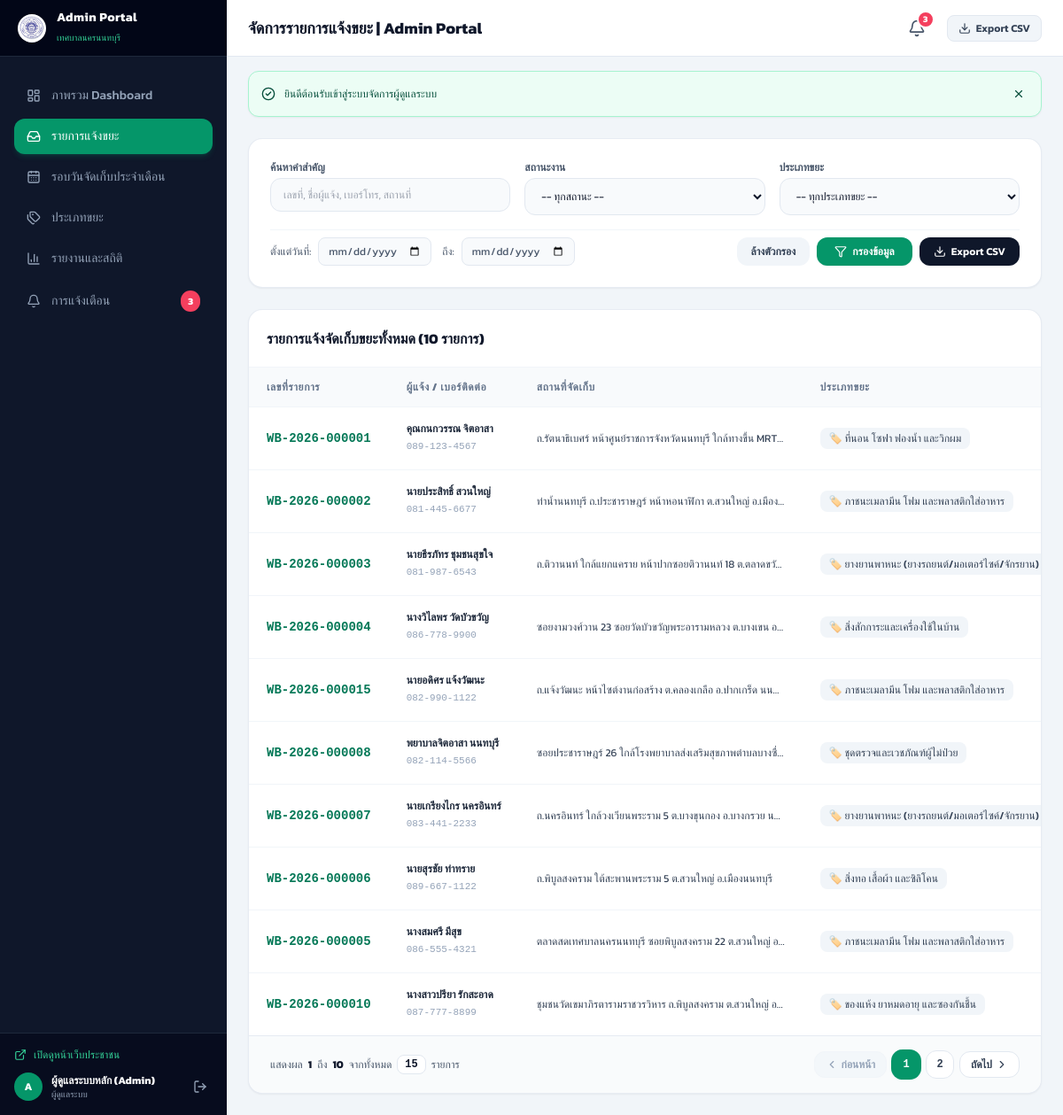
The page /admin/reports (signed in) on the database its author committed.
### tables this page shows
CREATE TABLE `waste_reports` (
    `id` BIGINT UNSIGNED AUTO_INCREMENT PRIMARY KEY,
    `report_number` VARCHAR(50) NOT NULL UNIQUE,
    `reporter_name` VARCHAR(255) NOT NULL,
    `reporter_phone` VARCHAR(50) NOT NULL,
    `address` TEXT NOT NULL,
    `latitude` DECIMAL(10, 7) NOT NULL,
    `longitude` DECIMAL(10, 7) NOT NULL,
    `waste_type_id` BIGINT UNSIGNED NOT NULL,
    `collection_schedule_id` BIGINT UNSIGNED NULL,
    `estimated_weight` DECIMAL(8, 2) NOT NULL DEFAULT 0.00,
    `actual_weight` DECIMAL(8, 2) NULL,
    `description` TEXT NULL,
    `status` ENUM('รอรับเรื่อง', 'กำลังตรวจสอบ', 'มอบหมายงานแล้ว', 'รับงานแล้ว', 'กำลังเดินทาง', 'กำลังดำเนินการ', 'จัดเก็บเรียบร้อยแล้ว', 'ยกเลิก') NOT NULL DEFAULT 'รอรับเรื่อง',
    `assigned_staff_id` BIGINT UNSIGNED NULL,
    `submitted_at` TIMESTAMP DEFAULT CURRENT_TIMESTAMP,
    `completed_at` TIMESTAMP NULL,
    `created_at` TIMESTAMP DEFAULT CURRENT_TIMESTAMP,
    `updated_at` TIMESTAMP DEFAULT CURRENT_TIMESTAMP ON UPDATE CURRENT_TIMESTAMP,
    CONSTRAINT `fk_waste_reports_waste_type` FOREIGN KEY (`waste_type_id`) REFERENCES `waste_types` (`id`) ON DELETE RESTRICT,
    CONSTRAINT `fk_waste_reports_schedule` FOREIGN KEY (`collection_schedule_id`) REFERENCES `collection_schedules` (`id`) ON DELETE SET NULL,
    CONSTRAINT `fk_waste_reports_staff` FOREIGN KEY (`assigned_staff_id`) REFERENCES `users` (`id`) ON DELETE SET NULL,
    INDEX `idx_report_status` (`status`),
    INDEX `idx_reporter_phone` (`reporter_phone`),
    INDEX `idx_created_at` (`created_at`),
    INDEX `idx_report_schedule` (`collection_schedule_id`)
);

CREATE TABLE `waste_types` (
    `id` BIGINT UNSIGNED AUTO_INCREMENT PRIMARY KEY,
    `name` VARCHAR(255) NOT NULL,
    `description` TEXT NULL,
    `icon` VARCHAR(100) NULL,
    `image` VARCHAR(255) NULL,
    `is_active` TINYINT(1) NOT NULL DEFAULT 1,
    `created_at` TIMESTAMP DEFAULT CURRENT_TIMESTAMP,
    `updated_at` TIMESTAMP DEFAULT CURRENT_TIMESTAMP ON UPDATE CURRENT_TIMESTAMP
);

### app/Core/View.php (called while the page is built, shortened)
<?php
class View {
    public static function render(string $view, array $data = []): void {
        extract($data);
        $baseUrl = Response::baseUrl();
        $viewFile = BASE_PATH . '/resources/views/' . str_replace('.', '/', $view) . '.php';
        require $viewFile;
    }
}

### app/Controllers/AdminReportController.php (called while the page is built, shortened)
<?php
class AdminReportController {
    public function index(): void {
        $filters = [
            'search' => Request::input('search', ''),
            'status' => Request::input('status', ''),
            'waste_type_id' => Request::input('waste_type_id', ''),
            'date_from' => Request::input('date_from', ''),
            'date_to' => Request::input('date_to', '')
        ];
        $page = max(1, (int)Request::input('page', 1));
        $perPage = max(1, (int)Request::input('per_page', 10));
        $totalItems = WasteReport::countFiltered($filters);
        $offset = ($page - 1) * $perPage;
        $reports = WasteReport::getFiltered($filters, $perPage, $offset);
        $paginator = new Paginator($reports, $totalItems, $page, $perPage);
        $wasteTypes = WasteType::all();
        $unreadCount = NotificationService::getUnreadCount(Auth::id());
        View::render('admin.reports.index', [
            'title' => 'จัดการรายการแจ้งขยะ | Admin Portal',
            'reports' => $reports,
            'paginator' => $paginator,
            'wasteTypes' => $wasteTypes,
            'filters' => $filters,
            'unreadCount' => $unreadCount
        ]);
    }
}

### public/index.php (called while the page is built, shortened)
<?php
spl_autoload_register(function ($class) {
    $prefix = 'App\\';
    $baseDir = BASE_PATH . '/app/';
    $len = strlen($prefix);
    $relativeClass = substr($class, $len);
    $file = $baseDir . str_replace('\\', '/', $relativeClass) . '.php';
});
\App\Core\Router::dispatch();

### app/Core/Response.php (called while the page is built, shortened)
<?php
class Response {
    public static function baseUrl(): string {
        $scriptName = str_replace('\\', '/', $_SERVER['SCRIPT_NAME'] ?? '');
        $base = str_replace('\\', '/', dirname($scriptName));
        return ($base === '/' || $base === '\\' || $base === '.') ? '' : $base;
    }
}

### app/Models/WasteReport.php (called while the page is built, shortened)
<?php
class WasteReport {
    public static function getFiltered(array $filters = [], ?int $limit = null, int $offset = 0): array {
        $db = Database::connect();
        $conditions = ["1=1"];
        $params = [];
        $sql = "
            SELECT r.*,
                   wt.name as waste_type_name, wt.icon as waste_type_icon,
                   u.name as staff_name, u.phone as staff_phone
            FROM waste_reports r
            LEFT JOIN waste_types wt ON wt.id = r.waste_type_id
            LEFT JOIN users u ON u.id = r.assigned_staff_id
            WHERE " . implode(' AND ', $conditions) . "
            ORDER BY r.created_at DESC
        ";
        if ($limit !== null) {
            $sql .= " LIMIT " . (int)$limit . " OFFSET " . (int)$offset;
        }
        $stmt = $db->prepare($sql);
        $stmt->execute($params);
        $results = $stmt->fetchAll();
        self::attachImagesBatch($results);
        return $results;
    }
    public static function countFiltered(array $filters = []): int {
        $db = Database::connect();
        $conditions = ["1=1"];
        $params = [];
        $sql = "SELECT COUNT(*) FROM waste_reports r WHERE " . implode(' AND ', $conditions);
        $stmt = $db->prepare($sql);
        $stmt->execute($params);
        return (int)$stmt->fetchColumn();
    }
    public static function attachImagesBatch(array &$reports): void {
        $ids = array_filter(array_column($reports, 'id'));
        $db = Database::connect();
        $placeholders = implode(',', array_fill(0, count($ids), '?'));
        $stmt = $db->prepare("SELECT * FROM waste_report_images WHERE waste_report_id IN ({$placeholders}) ORDER BY id ASC");
        $stmt->execute(array_values($ids));
        $allImages = $stmt->fetchAll();
        $imagesByReport = [];
        foreach ($allImages as $img) {
            $imagesByReport[$img['waste_report_id']][] = $img;
        }
    }
}

### app/Core/Request.php (called while the page is built, shortened)
<?php
class Request {
    public static function uri(): string {
        $rawUri = $_SERVER['REQUEST_URI'] ?? '/';
        $pos = strpos($rawUri, '?');
        $uri = rawurldecode($rawUri);
        $scriptName = str_replace('\\', '/', $_SERVER['SCRIPT_NAME'] ?? '');
        $baseDir = str_replace('\\', '/', dirname($scriptName));
        $parentDir = str_replace('\\', '/', dirname($baseDir));
        $cleaned = '/' . trim($uri, '/');
        return $cleaned === '//' ? '/' : $cleaned;
    }
    public static function input(string $key, $default = null) {
        return $_POST[$key] ?? $_GET[$key] ?? $default;
    }
}

### resources/views/admin/reports/index.php (the view, shortened to what this page needs)
<div class="space-y-6">
    <div class="bg-white p-6 rounded-2xl shadow-sm border border-slate-200/80">
        <form action="<?= htmlspecialchars($baseUrl ?: '') ?>/admin/reports" method="GET" class="space-y-4">
            <div class="grid grid-cols-1 sm:grid-cols-3 gap-4">
                <div>
                    <label class="block text-xs font-semibold text-slate-600 mb-1">ค้นหาคำสำคัญ</label>
                    <input type="text" name="search" value="<?= htmlspecialchars($filters['search'] ?? '') ?>" placeholder="เลขที่, ชื่อผู้แจ้ง, เบอร์โทร, สถานที่"
                           class="w-full px-3.5 py-2.5 bg-slate-50 border border-slate-200 rounded-xl text-xs text-slate-900 focus:outline-none focus:ring-2 focus:ring-emerald-500 focus:bg-white transition">
                </div>
                <div>
                    <label class="block text-xs font-semibold text-slate-600 mb-1">สถานะงาน</label>
                    <select name="status" class="w-full px-3.5 py-2.5 bg-slate-50 border border-slate-200 rounded-xl text-xs text-slate-900 focus:outline-none focus:ring-2 focus:ring-emerald-500 focus:bg-white transition">
                        <option value="">-- ทุกสถานะ --</option>
                    </select>
                </div>
                <div>
                    <label class="block text-xs font-semibold text-slate-600 mb-1">ประเภทขยะ</label>
                    <select name="waste_type_id" class="w-full px-3.5 py-2.5 bg-slate-50 border border-slate-200 rounded-xl text-xs text-slate-900 focus:outline-none focus:ring-2 focus:ring-emerald-500 focus:bg-white transition">
                        <option value="">-- ทุกประเภทขยะ --</option>
                    </select>
                </div>
            </div>
            <div class="flex flex-col sm:flex-row items-center justify-between gap-4 pt-2 border-t border-slate-100">
                <div class="flex items-center gap-3 w-full sm:w-auto">
                    <div class="flex items-center gap-2 text-xs text-slate-600">
                        <span>ตั้งแต่วันที่:</span>
                        <input type="date" name="date_from" value="<?= htmlspecialchars($filters['date_from'] ?? '') ?>" class="px-2.5 py-1.5 bg-slate-50 border border-slate-200 rounded-lg text-xs">
                    </div>
                    <div class="flex items-center gap-2 text-xs text-slate-600">
                        <span>ถึง:</span>
                        <input type="date" name="date_to" value="<?= htmlspecialchars($filters['date_to'] ?? '') ?>" class="px-2.5 py-1.5 bg-slate-50 border border-slate-200 rounded-lg text-xs">
                    </div>
                </div>
                <div class="flex items-center gap-2 w-full sm:w-auto justify-end">
                    <a href="<?= htmlspecialchars($baseUrl ?: '') ?>/admin/reports" class="px-4 py-2 bg-slate-100 hover:bg-slate-200 text-slate-700 text-xs font-semibold rounded-xl transition">
                        ล้างตัวกรอง
                    </a>
                    <button type="submit" class="px-5 py-2 bg-emerald-600 hover:bg-emerald-700 text-white text-xs font-semibold rounded-xl transition flex items-center gap-1.5 shadow-sm">
                        <i data-lucide="filter" class="w-3.5 h-3.5"></i>
                        <span>กรองข้อมูล</span>
                    </button>
                    <a href="<?= htmlspecialchars($baseUrl ?: '') ?>/admin/reports/export/csv?<?= http_build_query($filters) ?>" class="px-4 py-2 bg-slate-900 hover:bg-slate-800 text-white text-xs font-semibold rounded-xl transition flex items-center gap-1.5">
                        <i data-lucide="download" class="w-3.5 h-3.5"></i>
                        <span>Export CSV</span>
                    </a>
                </div>
            </div>
        </form>
    </div>
    <div class="bg-white rounded-2xl shadow-sm border border-slate-200/80 overflow-hidden">
        <div class="p-5 border-b border-slate-100 flex items-center justify-between">
            <h3 class="font-bold text-slate-900 text-base">รายการแจ้งจัดเก็บขยะทั้งหมด (<?= count($reports) ?> รายการ)</h3>
        </div>
        <div class="overflow-x-auto">
            <table class="w-full text-left text-sm min-w-[950px]">
                <thead class="bg-slate-50 text-slate-500 text-xs font-semibold uppercase tracking-wider border-b border-slate-100">
                    <tr>
                        <th class="px-5 py-3.5 whitespace-nowrap">เลขที่รายการ</th>
                        <th class="px-5 py-3.5 whitespace-nowrap">ผู้แจ้ง / เบอร์ติดต่อ</th>
                        <th class="px-5 py-3.5">สถานที่จัดเก็บ</th>
                        <th class="px-5 py-3.5 whitespace-nowrap">ประเภทขยะ</th>
                    </tr>
                </thead>
                <tbody class="divide-y divide-slate-100 text-slate-700">
                    <?php if (empty($reports)): ?>
                        <tr>
                            <td colspan="8" class="px-6 py-12 text-center text-slate-400">
                                <i data-lucide="inbox" class="w-8 h-8 mx-auto mb-2 opacity-50"></i>
                                <span>ไม่พบรายการที่ตรงกับเงื่อนไขการค้นหา</span>
                            </td>
                        </tr>
                    <?php else: ?>
                        <?php foreach ($reports as $r): ?>
                            <tr class="hover:bg-slate-50/80 transition">
                                <td class="px-5 py-4 font-mono font-bold text-slate-900 whitespace-nowrap">
                                    <a href="<?= htmlspecialchars($baseUrl ?: '') ?>/admin/reports/<?= $r['id'] ?>" class="text-emerald-700 hover:text-emerald-800 hover:underline">
                                        <?= htmlspecialchars($r['report_number']) ?>
                                    </a>
                                </td>
                                <td class="px-5 py-4 whitespace-nowrap">
                                    <div class="font-bold text-slate-800 text-xs"><?= htmlspecialchars($r['reporter_name']) ?></div>
                                    <div class="text-[11px] text-slate-400 font-mono mt-0.5"><?= htmlspecialchars($r['reporter_phone']) ?></div>
                                </td>
                                <td class="px-5 py-4 max-w-xs" title="<?= htmlspecialchars($r['address']) ?>">
                                    <div class="truncate text-xs text-slate-700"><?= htmlspecialchars($r['address']) ?></div>
                                </td>
                                <td class="px-5 py-4 whitespace-nowrap">
                                    <span class="inline-flex items-center gap-1.5 px-2.5 py-1 bg-slate-100 text-slate-700 rounded-lg text-xs font-medium">
                                        🏷️ <?= htmlspecialchars($r['waste_type_name']) ?>
                                    </span>
                                </td>
                            </tr>
                        <?php endforeach; ?>
                    <?php endif; ?>
                </tbody>
            </table>
        </div>
        <?php if (isset($paginator)): ?>
            <?= $paginator->render() ?>
        <?php endif; ?>
    </div>
</div>
<?php
require BASE_PATH . '/resources/views/layouts/admin.php';
?>

### app/Core/Router.php (shortened to what this page needs)
<?php
class Router {
    private static array $routes = [];
    private static function addRoute(string $method, string $path, $handler, array $middlewares): void {
        self::$routes[] = [
            'method' => $method,
            'path' => '/' . trim($path, '/'),
            'handler' => $handler,
            'middlewares' => $middlewares
        ];
    }
    public static function dispatch(): void {
        $method = Request::method();
        $uri = Request::uri();
        foreach (self::$routes as $route) {
            if ($route['method'] !== $method) {
                continue;
            }
            $pattern = preg_replace('/\{([a-zA-Z0-9_]+)\}/', '(?P<$1>[^/]+)', $route['path']);
            $pattern = '#^' . $pattern . '$#';
            if (preg_match($pattern, $uri, $matches)) {
                $params = array_filter($matches, function ($key) {
                    return !is_numeric($key);
                }, ARRAY_FILTER_USE_KEY);
                $handler = $route['handler'];
                if (is_string($handler) && strpos($handler, '@') !== false) {
                    list($controllerName, $action) = explode('@', $handler);
                    $controller = new $fullController();
                    call_user_func_array([$controller, $action], array_values($params));
                    return;
                }
            }
        }
    }
}

### resources/views/layouts/admin.php (style rules this page uses)
html { scroll-behavior: smooth; }
body { font-family: 'Kanit', sans-serif; -webkit-font-smoothing: antialiased; -moz-osx-font-smoothing: grayscale; }
button, a { -webkit-tap-highlight-color: transparent; }

### rows shown on the page
waste_reports: report_number "WB-2026-000001", reporter_name "คุณกนกวรรณ จิตอาสา", reporter_phone "089-123-4567", address "ถ.รัตนาธิเบศร์ หน้าศูนย์ราชการจังหวัดนนทบุรี ใกล้ทางขึ้น MRT…", waste_type.name "ที่นอน โซฟา ฟองน้ำ และวิกผม"
waste_reports: report_number "WB-2026-000002", reporter_name "นายประสิทธิ์ สวนใหญ่", reporter_phone "081-445-6677", address "ท่าน้ำนนทบุรี ถ.ประชาราษฎร์ หน้าหอนาฬิกา ต.สวนใหญ่ อ.เมือง…", waste_type.name "ภาชนะเมลามีน โฟม และพลาสติกใส่อาหาร"
waste_reports: report_number "WB-2026-000003", reporter_name "นายธีรภัทร ชุมชนสุขใจ", reporter_phone "081-987-6543", address "ถ.ติวานนท์ ใกล้แยกแคราย หน้าปากซอยติวานนท์ 18 ต.ตลาดขวั…", waste_type.name "ยางยานพาหนะ (ยางรถยนต์/มอเตอร์ไซค์/จักรยาน)"
waste_reports: report_number "WB-2026-000004", reporter_name "นางวิไลพร วัดบัวขวัญ", reporter_phone "086-778-9900", address "ซอยงามวงศ์วาน 23 ซอยวัดบัวขวัญพระอารามหลวง ต.บางเขน อ…", waste_type.name "สิ่งสักการะและเครื่องใช้ในบ้าน"
waste_reports: report_number "WB-2026-000015", reporter_name "นายอดิศร แจ้งวัฒนะ", reporter_phone "082-990-1122", address "ถ.แจ้งวัฒนะ หน้าไซต์งานก่อสร้าง ต.คลองเกลือ อ.ปากเกร็ด นน…", waste_type.name "ภาชนะเมลามีน โฟม และพลาสติกใส่อาหาร"
waste_reports: report_number "WB-2026-000008", reporter_name "พยาบาลจิตอาสา นนทบุรี", reporter_phone "082-114-5566", address "ซอยประชาราษฎร์ 26 ใกล้โรงพยาบาลส่งเสริมสุขภาพตำบลบางซื่…", waste_type.name "ชุดตรวจและเวชภัณฑ์ผู้ไม่ป่วย"
waste_reports: report_number "WB-2026-000007", reporter_name "นายเกรียงไกร นครอินทร์", reporter_phone "083-441-2233", address "ถ.นครอินทร์ ใกล้วงเวียนพระราม 5 ต.บางขุนกอง อ.บางกรวย น…", waste_type.name "ยางยานพาหนะ (ยางรถยนต์/มอเตอร์ไซค์/จักรยาน)"
waste_reports: report_number "WB-2026-000006", reporter_name "นายสุรชัย ท่าทราย", reporter_phone "089-667-1122", address "ถ.พิบูลสงคราม ใต้สะพานพระราม 5 ต.สวนใหญ่ อ.เมืองนนทบุรี", waste_type.name "สิ่งทอ เสื้อผ้า และซิลิโคน"
waste_reports: report_number "WB-2026-000005", reporter_name "นางสมศรี มีสุข", reporter_phone "086-555-4321", address "ตลาดสดเทศบาลนครนนทบุรี ซอยพิบูลสงคราม 22 ต.สวนใหญ่ อ…", waste_type.name "ภาชนะเมลามีน โฟม และพลาสติกใส่อาหาร"
waste_reports: report_number "WB-2026-000010", reporter_name "นางสาวปรียา รักสะอาด", reporter_phone "087-777-8899", address "ชุมชนวัดเขมาภิรตารามราชวรวิหาร ถ.พิบูลสงคราม ต.สวนใหญ่ อ…", waste_type.name "ของแห้ง ยาหมดอายุ และซองกันชื้น"

### other values the page prints
$unreadCount "3"
count($reports) "10"
$this->from "1"
$this->to "10"
$this->totalItems "15"
$p "1"
$p "2"
